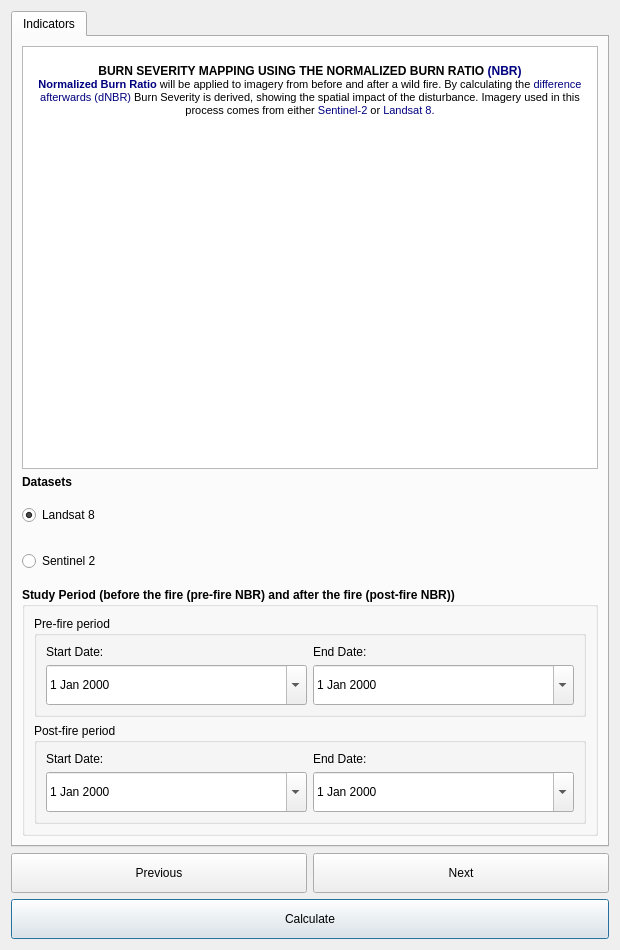
<?xml version="1.0" encoding="UTF-8"?>
<ui version="4.0">
 <class>DlgCalculateForestFire</class>
 <widget class="QDialog" name="DlgCalculateForestFire">
  <property name="windowModality">
   <enum>Qt::ApplicationModal</enum>
  </property>
  <property name="geometry">
   <rect>
    <x>0</x>
    <y>0</y>
    <width>620</width>
    <height>950</height>
   </rect>
  </property>
  <property name="sizePolicy">
   <sizepolicy hsizetype="Fixed" vsizetype="Fixed">
    <horstretch>0</horstretch>
    <verstretch>0</verstretch>
   </sizepolicy>
  </property>
  <property name="minimumSize">
   <size>
    <width>0</width>
    <height>450</height>
   </size>
  </property>
  <property name="windowTitle">
   <string>Calculate Forest Burnt Severity</string>
  </property>
  <layout class="QVBoxLayout" name="verticalLayout_2">
   <item>
    <widget class="QTabWidget" name="TabBox">
     <widget class="QWidget" name="IndicatorsTab">
      <attribute name="title">
       <string>Indicators</string>
      </attribute>
      <layout class="QVBoxLayout" name="verticalLayout">
       <item>
        <widget class="QTextBrowser" name="textBrowser">
         <property name="autoFillBackground">
          <bool>false</bool>
         </property>
         <property name="html">
          <string>&lt;!DOCTYPE HTML PUBLIC &quot;-//W3C//DTD HTML 4.0//EN&quot; &quot;http://www.w3.org/TR/REC-html40/strict.dtd&quot;&gt;
&lt;html&gt;&lt;head&gt;&lt;meta name=&quot;qrichtext&quot; content=&quot;1&quot; /&gt;&lt;style type=&quot;text/css&quot;&gt;
p, li { white-space: pre-wrap; }
&lt;/style&gt;&lt;/head&gt;&lt;body style=&quot; font-family:'MS Shell Dlg 2'; font-size:8pt; font-weight:400; font-style:normal;&quot;&gt;
&lt;p align=&quot;center&quot; style=&quot;-qt-paragraph-type:empty; margin-top:0px; margin-bottom:0px; margin-left:0px; margin-right:0px; -qt-block-indent:0; text-indent:0px;&quot;&gt;&lt;br /&gt;&lt;/p&gt;
&lt;p align=&quot;center&quot; style=&quot; margin-top:0px; margin-bottom:0px; margin-left:0px; margin-right:0px; -qt-block-indent:0; text-indent:0px;&quot;&gt;&lt;span style=&quot; font-size:9pt; font-weight:600;&quot;&gt;BURN SEVERITY MAPPING USING THE NORMALIZED BURN RATIO &lt;/span&gt;&lt;span style=&quot; font-size:9pt; font-weight:600; color:#00007f;&quot;&gt;(NBR)&lt;/span&gt;&lt;/p&gt;
&lt;p align=&quot;center&quot; style=&quot; margin-top:0px; margin-bottom:0px; margin-left:0px; margin-right:0px; -qt-block-indent:0; text-indent:0px;&quot;&gt;&lt;span style=&quot; font-weight:600; color:#00007f;&quot;&gt;Normalized Burn Ratio&lt;/span&gt;&lt;span style=&quot; color:#005500;&quot;&gt; &lt;/span&gt;will be applied to imagery from before and after a wild fire. By calculating the &lt;span style=&quot; color:#00007f;&quot;&gt;difference afterwards (dNBR)&lt;/span&gt; Burn Severity is derived, showing the spatial impact of the disturbance. Imagery used in this process comes from either &lt;span style=&quot; color:#00007f;&quot;&gt;Sentinel-2&lt;/span&gt; or &lt;span style=&quot; color:#00007f;&quot;&gt;Landsat 8.&lt;/span&gt;&lt;/p&gt;&lt;/body&gt;&lt;/html&gt;</string>
         </property>
        </widget>
       </item>
       <item>
        <widget class="QLabel" name="label_5">
         <property name="font">
          <font>
           <weight>75</weight>
           <bold>true</bold>
          </font>
         </property>
         <property name="text">
          <string>Datasets</string>
         </property>
        </widget>
       </item>
       <item>
        <widget class="QRadioButton" name="radio_landsat8">
         <property name="minimumSize">
          <size>
           <width>0</width>
           <height>40</height>
          </size>
         </property>
         <property name="autoFillBackground">
          <bool>false</bool>
         </property>
         <property name="text">
          <string>Landsat 8</string>
         </property>
         <property name="checked">
          <bool>true</bool>
         </property>
        </widget>
       </item>
       <item>
        <widget class="QRadioButton" name="radio_sentinel2">
         <property name="minimumSize">
          <size>
           <width>0</width>
           <height>40</height>
          </size>
         </property>
         <property name="text">
          <string>Sentinel 2</string>
         </property>
         <property name="checked">
          <bool>false</bool>
         </property>
        </widget>
       </item>
       <item>
        <widget class="QGroupBox" name="groupBox_2">
         <property name="font">
          <font>
           <weight>75</weight>
           <bold>true</bold>
          </font>
         </property>
         <property name="title">
          <string>Study Period (before the fire (pre-fire NBR) and after the fire (post-fire NBR))</string>
         </property>
         <layout class="QGridLayout" name="gridLayout_3">
          <item row="0" column="0">
           <widget class="QGroupBox" name="groupBox_3">
            <property name="font">
             <font>
              <weight>50</weight>
              <bold>false</bold>
             </font>
            </property>
            <property name="title">
             <string>Pre-fire period</string>
            </property>
            <layout class="QGridLayout" name="gridLayout_2">
             <item row="0" column="0">
              <widget class="QLabel" name="label">
               <property name="text">
                <string>Start Date:</string>
               </property>
              </widget>
             </item>
             <item row="1" column="1">
              <widget class="QDateEdit" name="prefire_end_btn">
               <property name="minimumSize">
                <size>
                 <width>0</width>
                 <height>40</height>
                </size>
               </property>
               <property name="calendarPopup">
                <bool>true</bool>
               </property>
              </widget>
             </item>
             <item row="0" column="1">
              <widget class="QLabel" name="label_2">
               <property name="text">
                <string>End Date:</string>
               </property>
              </widget>
             </item>
             <item row="1" column="0">
              <widget class="QDateEdit" name="prefire_start_btn">
               <property name="minimumSize">
                <size>
                 <width>0</width>
                 <height>40</height>
                </size>
               </property>
               <property name="calendarPopup">
                <bool>true</bool>
               </property>
              </widget>
             </item>
            </layout>
           </widget>
          </item>
          <item row="1" column="0">
           <widget class="QGroupBox" name="groupBox_4">
            <property name="font">
             <font>
              <weight>50</weight>
              <bold>false</bold>
             </font>
            </property>
            <property name="title">
             <string>Post-fire period</string>
            </property>
            <layout class="QGridLayout" name="gridLayout_4">
             <item row="0" column="1">
              <widget class="QLabel" name="label_4">
               <property name="font">
                <font>
                 <weight>50</weight>
                 <bold>false</bold>
                </font>
               </property>
               <property name="text">
                <string>End Date:</string>
               </property>
              </widget>
             </item>
             <item row="1" column="0">
              <widget class="QDateEdit" name="postfire_start_btn">
               <property name="minimumSize">
                <size>
                 <width>0</width>
                 <height>40</height>
                </size>
               </property>
               <property name="font">
                <font>
                 <weight>50</weight>
                 <bold>false</bold>
                </font>
               </property>
               <property name="calendarPopup">
                <bool>true</bool>
               </property>
              </widget>
             </item>
             <item row="1" column="1">
              <widget class="QDateEdit" name="postfire_end_btn">
               <property name="minimumSize">
                <size>
                 <width>0</width>
                 <height>40</height>
                </size>
               </property>
               <property name="font">
                <font>
                 <weight>50</weight>
                 <bold>false</bold>
                </font>
               </property>
               <property name="calendarPopup">
                <bool>true</bool>
               </property>
              </widget>
             </item>
             <item row="0" column="0">
              <widget class="QLabel" name="label_3">
               <property name="font">
                <font>
                 <weight>50</weight>
                 <bold>false</bold>
                </font>
               </property>
               <property name="text">
                <string>Start Date:</string>
               </property>
              </widget>
             </item>
            </layout>
           </widget>
          </item>
         </layout>
        </widget>
       </item>
      </layout>
     </widget>
    </widget>
   </item>
   <item>
    <layout class="QGridLayout" name="gridLayout">
     <item row="1" column="0" colspan="2">
      <widget class="QPushButton" name="button_calculate">
       <property name="sizePolicy">
        <sizepolicy hsizetype="Minimum" vsizetype="Minimum">
         <horstretch>0</horstretch>
         <verstretch>0</verstretch>
        </sizepolicy>
       </property>
       <property name="minimumSize">
        <size>
         <width>0</width>
         <height>40</height>
        </size>
       </property>
       <property name="text">
        <string>Calculate</string>
       </property>
      </widget>
     </item>
     <item row="0" column="0">
      <widget class="QPushButton" name="button_prev">
       <property name="sizePolicy">
        <sizepolicy hsizetype="Minimum" vsizetype="Minimum">
         <horstretch>0</horstretch>
         <verstretch>0</verstretch>
        </sizepolicy>
       </property>
       <property name="minimumSize">
        <size>
         <width>0</width>
         <height>40</height>
        </size>
       </property>
       <property name="text">
        <string>Previous</string>
       </property>
      </widget>
     </item>
     <item row="0" column="1">
      <widget class="QPushButton" name="button_next">
       <property name="sizePolicy">
        <sizepolicy hsizetype="Minimum" vsizetype="Minimum">
         <horstretch>0</horstretch>
         <verstretch>0</verstretch>
        </sizepolicy>
       </property>
       <property name="minimumSize">
        <size>
         <width>0</width>
         <height>40</height>
        </size>
       </property>
       <property name="text">
        <string>Next</string>
       </property>
      </widget>
     </item>
    </layout>
   </item>
  </layout>
 </widget>
 <tabstops>
  <tabstop>TabBox</tabstop>
  <tabstop>button_calculate</tabstop>
 </tabstops>
 <resources/>
 <connections>
  <connection>
   <sender>radio_landsat8</sender>
   <signal>toggled(bool)</signal>
   <receiver>prefire_start_btn</receiver>
   <slot>update()</slot>
   <hints>
    <hint type="sourcelabel">
     <x>309</x>
     <y>514</y>
    </hint>
    <hint type="destinationlabel">
     <x>175</x>
     <y>684</y>
    </hint>
   </hints>
  </connection>
 </connections>
</ui>
